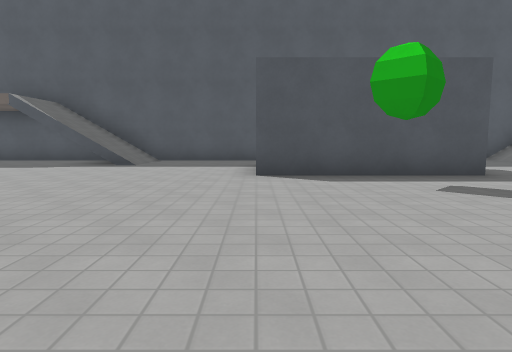
[1] (above)

17 first-person views from a walk through a level from a Godot 3-D game. The camera is 1.2 m above the floor, tilts 6° down and sees 75° across. The floor is counted in squares, 2 m on a side. Each view is taken from the middle of a square. On the plan, view 1 faces up. The plan holds only what a view shows up to about 10 squares ahead; the rest is blank. The place goes on beyond the plan. Surface patterns are stand-ins for the level's own textures.

[2]
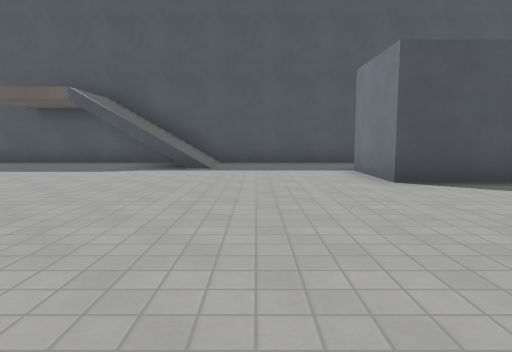

[3]
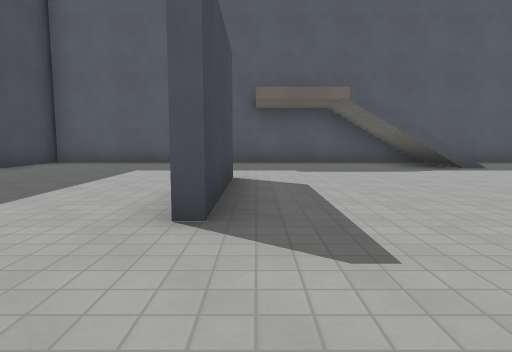

[4]
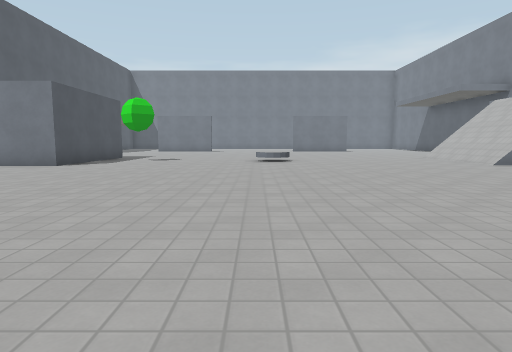

[5]
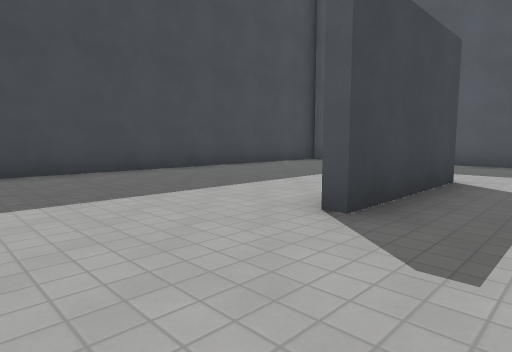

[6]
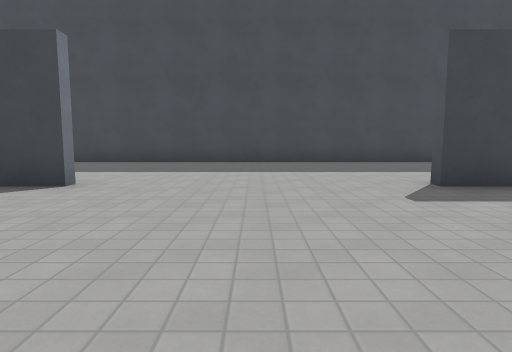

[7]
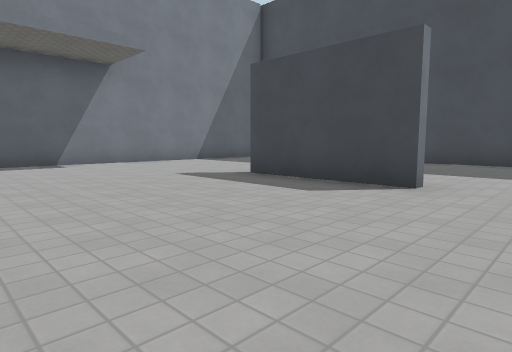

[8]
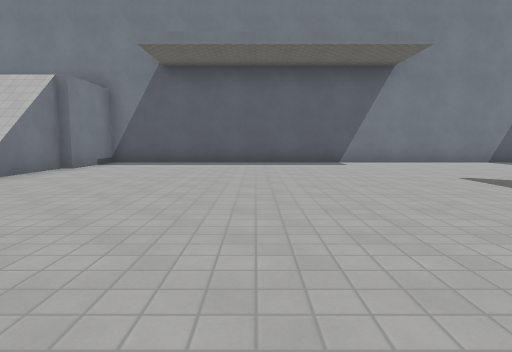

[9]
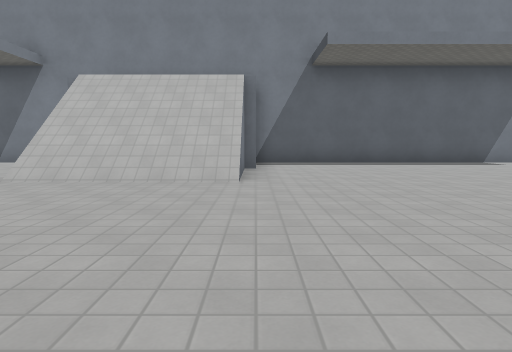

[10]
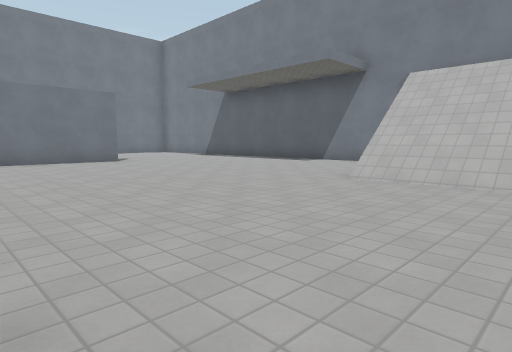

[11]
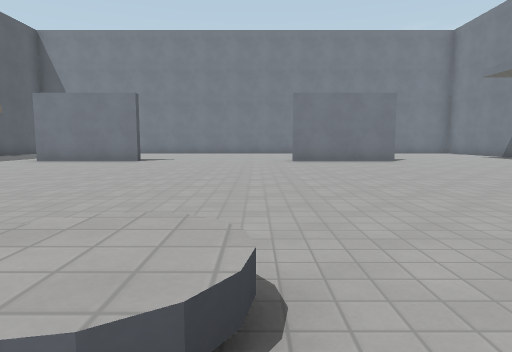

[12]
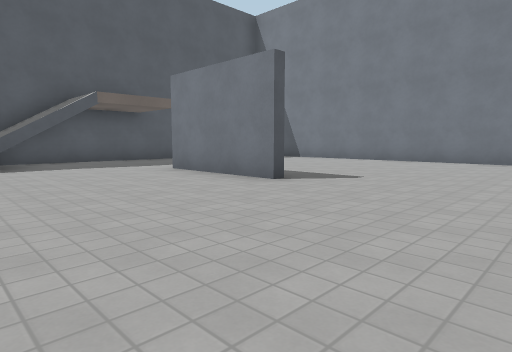

[13]
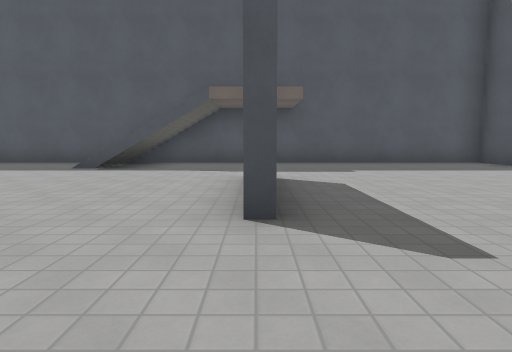

[14]
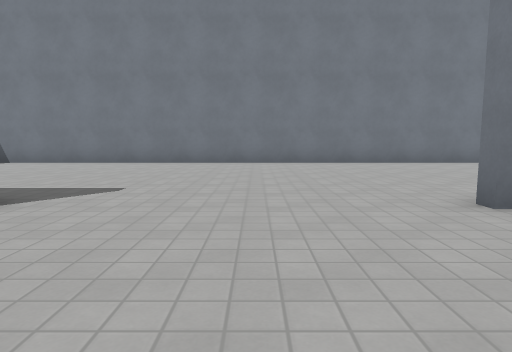

[15]
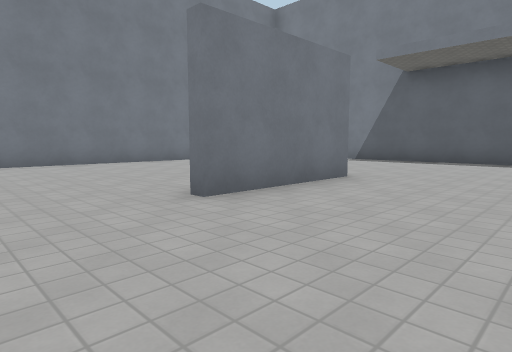

[16]
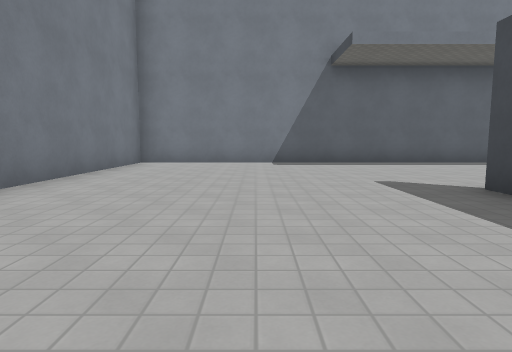

[17]
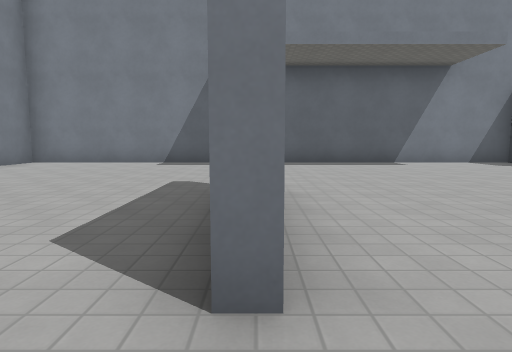

### Floor plan
Key: @ floor where view 1 was taken; # wall or solid block; x gap in a wall; . main floor; : floor 4 m higher than the main floor; / step, stairs or slope; ^ raised ledge.
Columns run from 14 left of view 1 to 18 right of it. Each row starts with its distance up from view 1.
 11 ################  ###############
 10 #........#//...   ...//#........#
  9 #........///...    ..///........#
  8 #........///...    ..///........#
  7 #.............#    .............#
  6 #.....#.......#####. ....#......#
  5 #.....#............  ....#......#
  4 #.....#...........  .....#......#
  3 #...............................#
  2 #...............................#
  1 #...............^...............#
  0 #.............@.^...............#
 -1 #...............................#
 -2 #.....#..................#......#
 -3 #...  #..................#......#
 -4 #.    #..................#......#
 -5      ........./////.............#
 -6     ........../////.............#
 -7     ........../////.............#
 -8     ........../    .............#
 -9    ...........x   :.............#
-10    ##############################

Where each view was taken, in squares from view 1:
view 1: 0 up, 0 right, facing up
view 2: 1 up, 2 left, facing up
view 3: 1 up, 8 left, facing up
view 4: 1 up, 8 left, facing right
view 5: 1 up, 7 left, facing up-left
view 6: 1 up, 4 left, facing left
view 7: 0 up, 4 left, facing down-left
view 8: 0 up, 4 left, facing down
view 9: 0 up, 0 right, facing down
view 10: 0 up, 1 right, facing down-right
view 11: 0 up, 1 right, facing right
view 12: 0 up, 7 right, facing up-right
view 13: 1 up, 11 right, facing up
view 14: 1 up, 8 right, facing right
view 15: 1 up, 8 right, facing down-right
view 16: 0 up, 14 right, facing down
view 17: 0 up, 11 right, facing down
